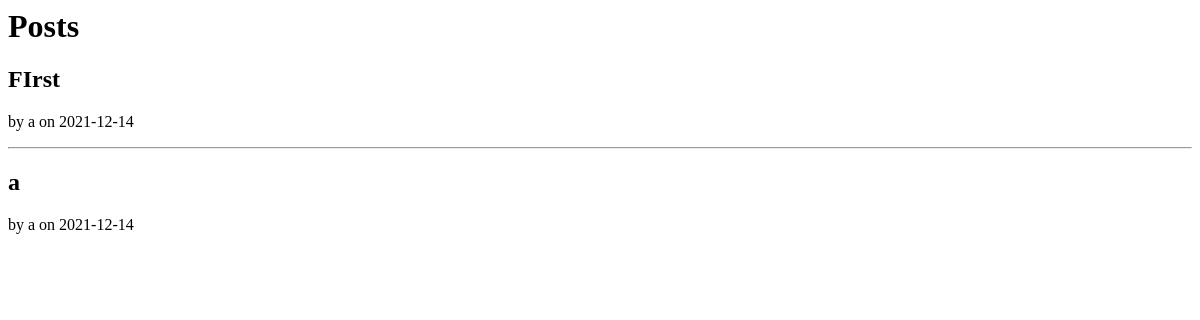
Before: / with the older database file.
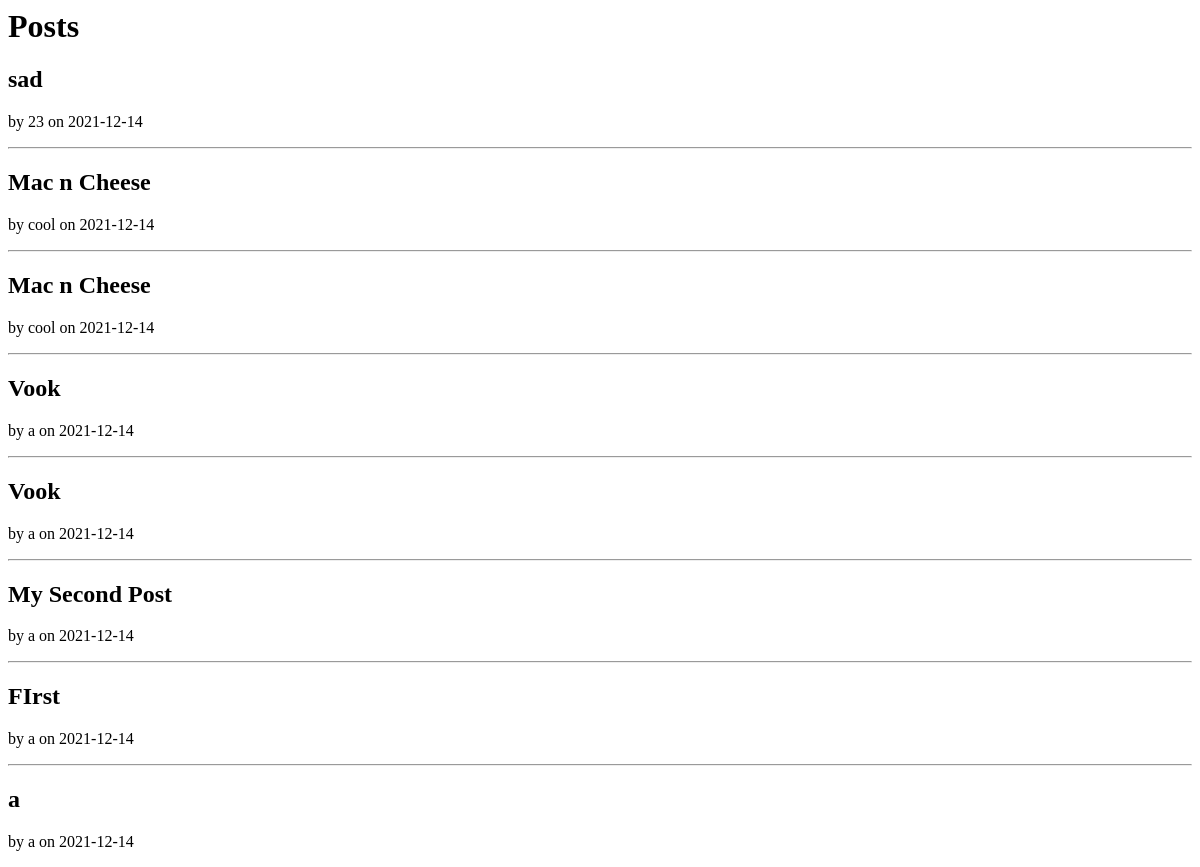
After: the same page with the newer database file.
### tables this page shows
CREATE TABLE recipe (
  id INTEGER PRIMARY KEY AUTOINCREMENT,
  author_id INTEGER NOT NULL,
  create_date TIMESTAMP NOT NULL DEFAULT CURRENT_TIMESTAMP,
  recipe_name TEXT NOT NULL,
  cooktime_id TEXT NOT NULL,
  instructions TEXT NOT NULL,
  FOREIGN KEY (author_id) REFERENCES user (id)
);

CREATE TABLE user (
  id INTEGER PRIMARY KEY AUTOINCREMENT,
  username TEXT UNIQUE NOT NULL,
  password TEXT NOT NULL,
  firstname TEXT NOT NULL,
  lastname TEXT NOT NULL
);

### app/cookbook.py (the view)
@bp.route("/")
def index():
    db = get_db()
    query = """SELECT recipe.id , recipe_name, instructions, create_date, author_id, username
            FROM recipe JOIN user ON recipe.author_id = user.id
            ORDER BY create_date DESC"""
    recipe = db.execute(query).fetchall() # will be a list of all Rows
    return render_template("cookbook/index.html", recipes=recipe)

### app/chef.py (called while the page is built)
@bp.before_app_request
def load_logged_in_user():
    user_id = session.get("user_id")
    if user_id is None:
        g.user = None
    else:
        g.user = get_db().execute("SELECT * FROM user WHERE id = ?", (user_id,)).fetchone()

### app/db.py (called while the page is built)
def get_db():
    if "db" not in g: # see if the db is loaded into the g namespace to use
        g.db = sqlite3.connect(
            current_app.config["DATABASE"], detect_types=sqlite3.PARSE_DECLTYPES
        )
        g.db.row_factory = sqlite3.Row
    return g.db

### app/templates/cookbook/index.html (shortened to what this page needs)
  <h1>Posts</h1>
  {% for recipe in recipes %}
    <article class="recipe">
      <header>
        <div>
          <h1>{{ recipe['recipe_name'] }}</h1>
          <div class="about">by {{ recipe['username'] }} on {{ recipe['create_date'].strftime('%Y-%m-%d') }}</div>
        </div>
      </header>
    </article>
    {% if not loop.last %}
      <hr>
    {% endif %}
  {% endfor %}

Changed rows visible on the page:
added recipe: recipe_name "sad", username "23", create_date "2021-12-14"
added recipe: recipe_name "Mac n Cheese", username "cool", create_date "2021-12-14"
added recipe: recipe_name "Mac n Cheese", username "cool", create_date "2021-12-14"
added recipe: recipe_name "Vook", username "a", create_date "2021-12-14"
added recipe: recipe_name "Vook", username "a", create_date "2021-12-14"
added recipe: recipe_name "My Second Post", username "a", create_date "2021-12-14"
